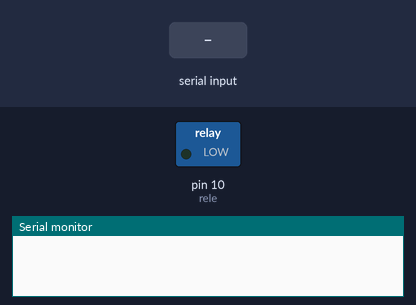
Recording of a sketch running on a simulated Arduino Uno, built with avr-gcc and run on an emulated ATmega328P. On the bench: switched loads named in the sketch (green lamp = pin HIGH), the last lines printed to the serial monitor. The inputs (shaded band) are chosen by the test bench.

Above: at 1.2 s.
1.3 s: "0" received over Serial
At 1.6 s:
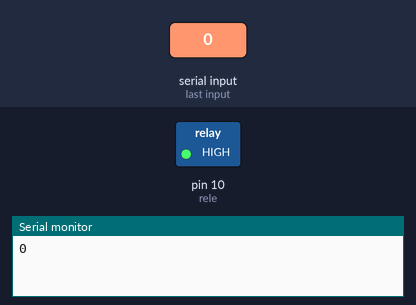
2.8 s: "1" received over Serial
At 4.0 s:
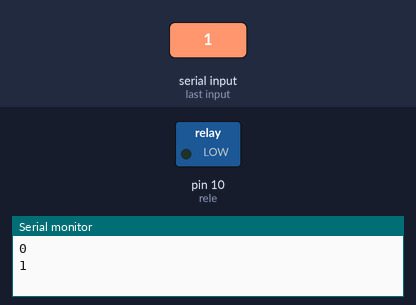
Timing chart, 0 to 5.8 s (numbered marks = the images above; inputs shaded):
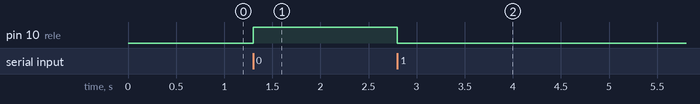

Measured:
- after the input at 1.3 s, pin 10 (rele): LOW → HIGH at once
- after the input at 2.8 s, pin 10 (rele): HIGH → LOW at once

The sketch:

automaJoy.ino
```cpp
/*
	Eduardo Figueiredo Porto Filho
	Universidade Federal de Campina Grande
	Automação Residencial
*/

int rele = 10;
char s;

void setup() {

	Serial.begin(9600);
	pinMode(rele, OUTPUT);

}

void loop() {

	if (Serial.available()) {
		s = Serial.read();
		Serial.println(s);
	}


	if (s == '1'){
		digitalWrite(rele, LOW);
	}

	else if (s == '0'){
		digitalWrite(rele, HIGH);
	}

}
```
